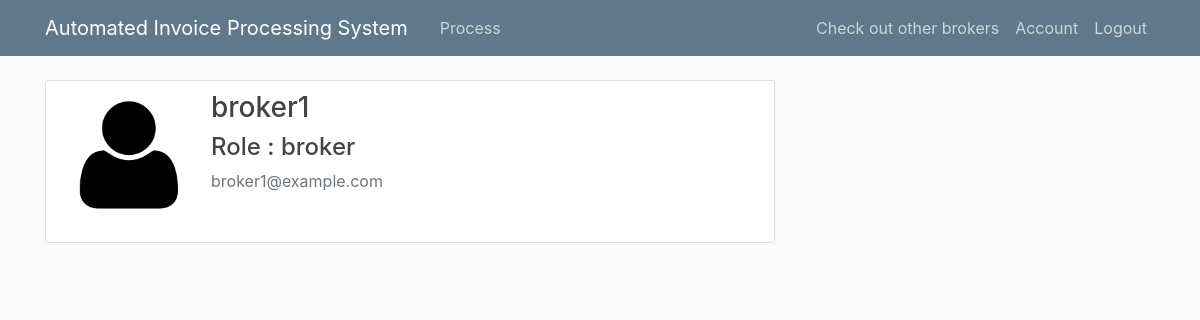
The page /account/1/view (signed in) on the database its author committed.
### aims_/models.py (models this page shows, shortened)
class Broker(db.Model, UserMixin):
    id = db.Column(db.Integer, primary_key=True)
    username = db.Column(db.String(20), unique=True, nullable=False)
    email = db.Column(db.String(120), unique=True, nullable=False)
    image_file = db.Column(db.String(20), nullable=False, default='default.png')
    password = db.Column(db.String(60), nullable=False)

### aims_/routes.py (the view)
@app.route("/account/<int:user_id>/view")
@login_required
def account(user_id):
    if session['account_type'] == 'broker':
        user = Broker.query.get_or_404(user_id)
    elif session['account_type'] == 'admin':
        user = Admin.query.get_or_404(user_id)
    elif session['account_type'] == 'company':
        user = Company.query.get_or_404(user_id)
    return render_template('account.html', title='Account',userdetail = user)

### aims_/models.py (called while the page is built)
@login_manager.user_loader
def load_user(user_id):
    if 'account_type' in session:
        if session['account_type'] == 'broker':
            return Broker.query.get(int(user_id))
        elif session['account_type'] == 'admin':
            return Admin.query.get(int(user_id))
        elif session['account_type'] == 'company':
            return Company.query.get(int(user_id))
        else:
            return None
    else:
        return None

### aims_/templates/account.html
{% extends "layout.html" %}
{% block content %}
        <div class="content-section">
            <div class="media">
                <img class="account-img" src="{{ url_for('static', filename='profile_pics/' + userdetail.image_file) }}">
                <div class="media-body">
                    <h3>{{ userdetail.username }}</h3>
                    <h4>Role : {{session['account_type']}}</h4>
                    <p class="text-secondary">{{ userdetail.email }}</p>
                </div>
            </div>
{% endblock content %}

### aims_/static/main.css (style rules this page uses)
body { background: #fafafa; color: #333333; margin-top: 5rem; }
h1, h2, h3, h4, h5, h6 { color: #444444; }
.content-section { display: block; background: #ffffff; padding: 10px 20px; border: 1px solid #dddddd; border-radius: 3px; margin-bottom: 20px; }
.account-img { height: 125px; width: 125px; margin-right: 20px; margin-bottom: 16px; }

### rows shown on the page
Broker: image_file (placeholder picture), username "broker1", email "broker1@example.com"

### other values the page prints
{{ session['account_type'] }} "broker"
